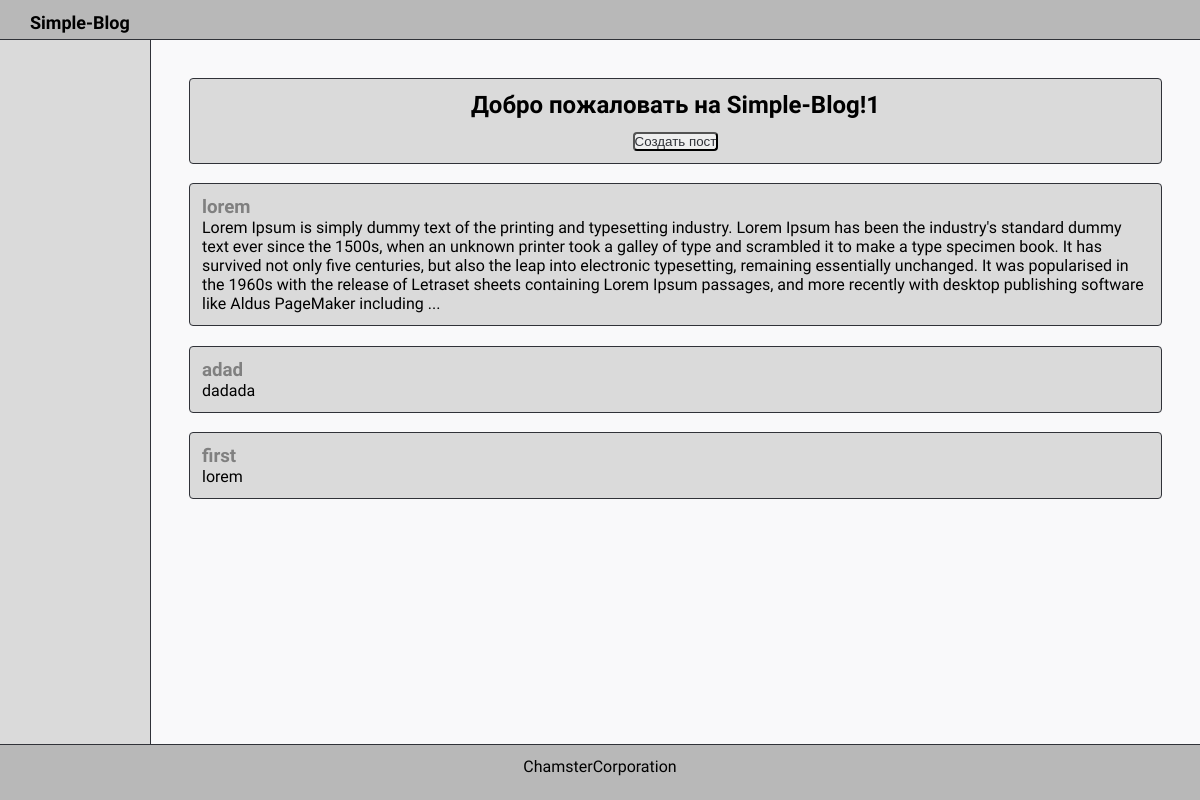
The app's page /, older data.
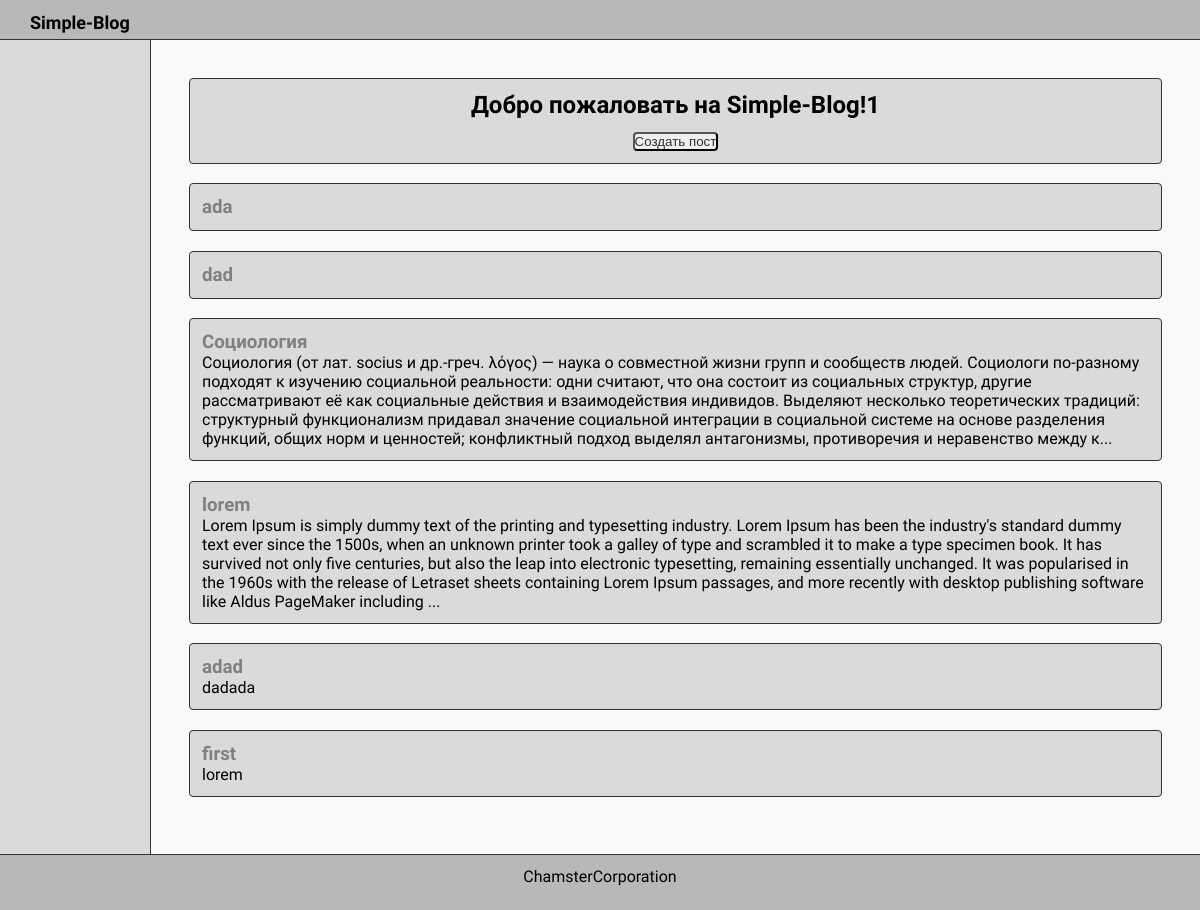
The same page, newer data.
### Blog/models.py (models this page shows)
class BlogPost(models.Model):
    title = models.CharField(max_length=200)
    text = models.TextField()
    date_added = models.DateTimeField(auto_now_add=True)
    def __str__(self):
        return f"{self.text[:550]}..." if len(self.text[:]) > 550 else f"{self.text[:550]}"

### Blog/views.py (the view)
# urls.py: path('', views.posts, name='index'),
def posts(request):
    posts = BlogPost.objects.all().order_by('-date_added')
    context = {'posts': posts}
    return render(request, 'Blog/index.html', context)

### Blog/templates/Blog/index.html (shortened to what this page needs)
{% extends "Blog/base.html" %}
{% block content %}
    <div class="greet">
        <h2>Добро пожаловать на Simple-Blog!1</h2>
        <button class="new_post"><a href="{% url 'Blog:create_post' %}" class="nav_link">Создать пост</a></button>
    </div>
    <div class="flex">
        {% for post in posts %}
        <div class="content">
            <h1 class="post"><a href="" class="nav_link" >{{ post.title }}</a></h1>
            <p> {{ post }} </p>
        </div>
        {% empty %}
        <p>No posts have been added yet.</p>
        {% endfor %}
    </div>
{% endblock content %}

### Blog/templates/Blog/base.html (shortened to what this page needs)
<!DOCTYPE html>
<html lang="en">
<head>
    <link rel="stylesheet" href="../../static/Blog/css/css.css">
</head>
<body>
    <section>
        <header>
            <h1 class="logo"> Simple-Blog</h1>
        </header>
        <aside>
        </aside>
        <article>
            {% block content %}
            {% endblock content %}
        </article>
        <footer>ChamsterCorporation</footer>
    </section>
</body>
</html>

### Blog/static/Blog/css/css.css (style rules this page uses)
* { margin: 0px; padding: 0px; }
body, html { height: 100%; border-collapse: collapse; font-family: "Source Sans Pro"; color: #000000; }
.logo { padding-left: 18px; margin-bottom: 25%; font-size: large; }
section { display: grid; grid-template-areas: "header header" "nav article " "footer footer"; grid-template-columns: 150px 1fr; grid-template-rows: 5% 1fr 7%; margin: 0; height: 100%; }
header { grid-area: header; background: #b8b8b8; padding: 12px; border-bottom: 1px solid #303238; font-size: 30px; }
article { grid-area: article; background: #f9f9fa; padding: 38px; border-left: 1px solid #303238; }
.greet { border: 1px solid #303238; text-align: center; padding: 12px; background-color: #dadada; border-radius: 4px; }
aside { grid-area: nav; background: #dadada; padding: 12px; }
footer { grid-area: footer; background: #b8b8b8; padding: 12px; border-top: 1px solid #303238; text-align: center; }
.nav_link { text-decoration: none; color: #303238; }
.post { display: block; color: #000000; }
.new_post { border-radius: 4px; }
h2 { margin-bottom: 12px; }
.content { margin-top: 2%; margin-bottom: 2%; border: 1px solid #303238; padding: 12px; background-color: #dadada; border-radius: 4px; }

Row changes from the older to the newer data that the page shows:
added BlogPost: title "ada"
added BlogPost: title "dad"
added BlogPost: title "Социология", text "Социология (от лат. socius и др.-греч. λόγος) ― наука о совместной жизни групп и сообществ людей. Социологи по-разному подходят к изучению социальной реальности: одни считают, что она состоит из социальных структур, другие рассматривают её как социальные действия и взаимодействия индивидов. Выделяют несколько теоретических традиций: структурный функционализм придавал значение социальной интеграции в социальной системе на основе разделения функций, общих норм и ценностей; конфликтный подход выделял антагонизмы, противоречия и неравенство между к..."
